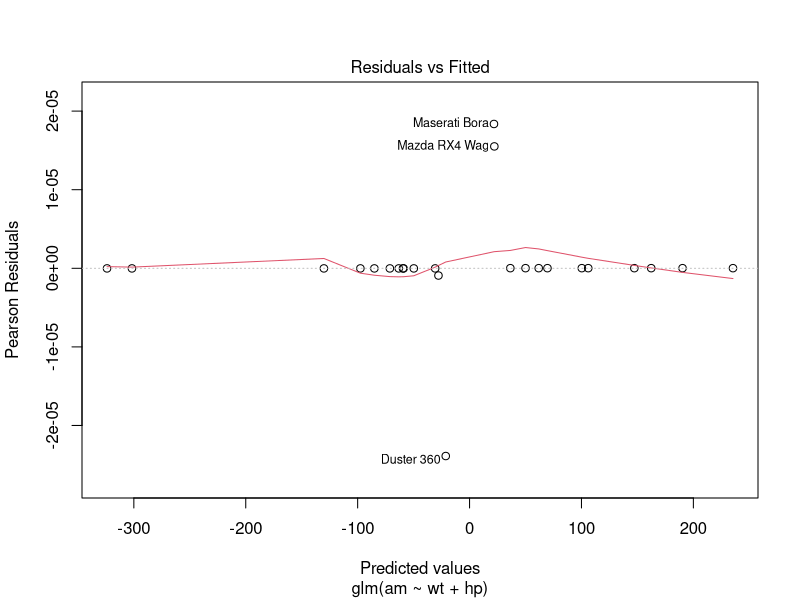
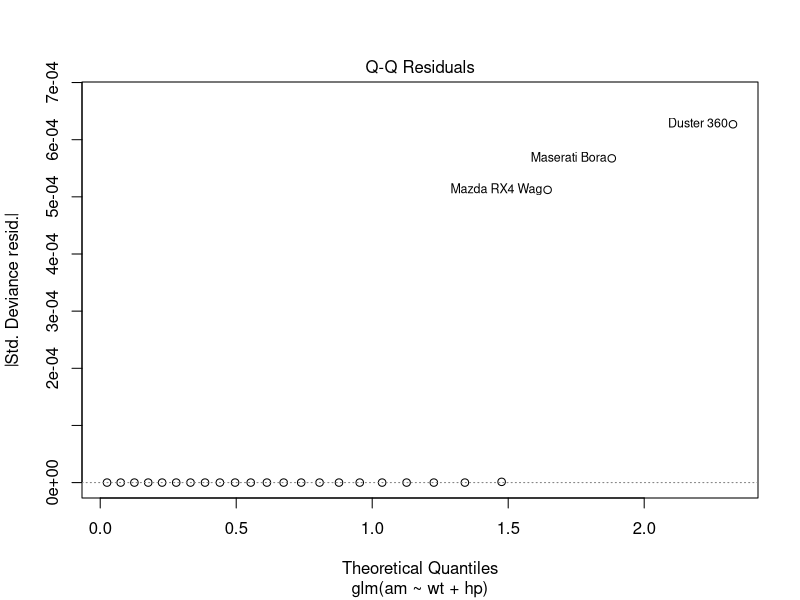
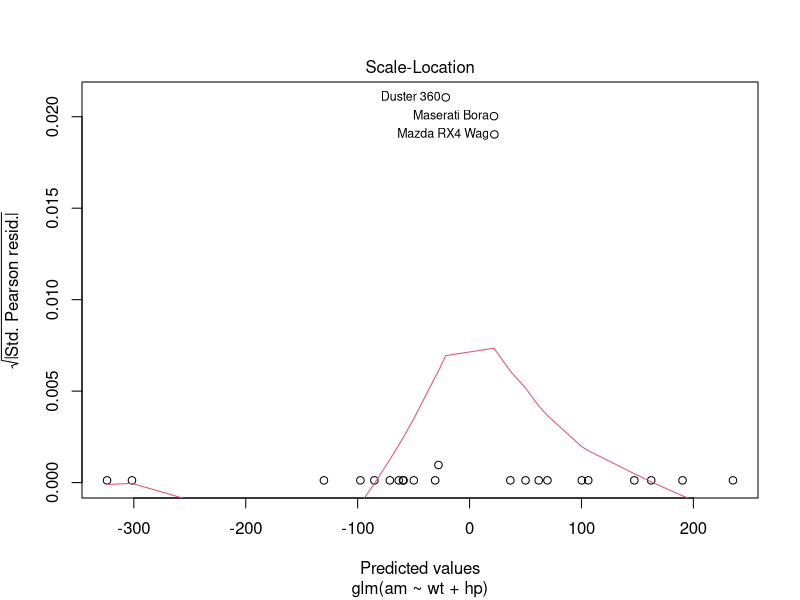
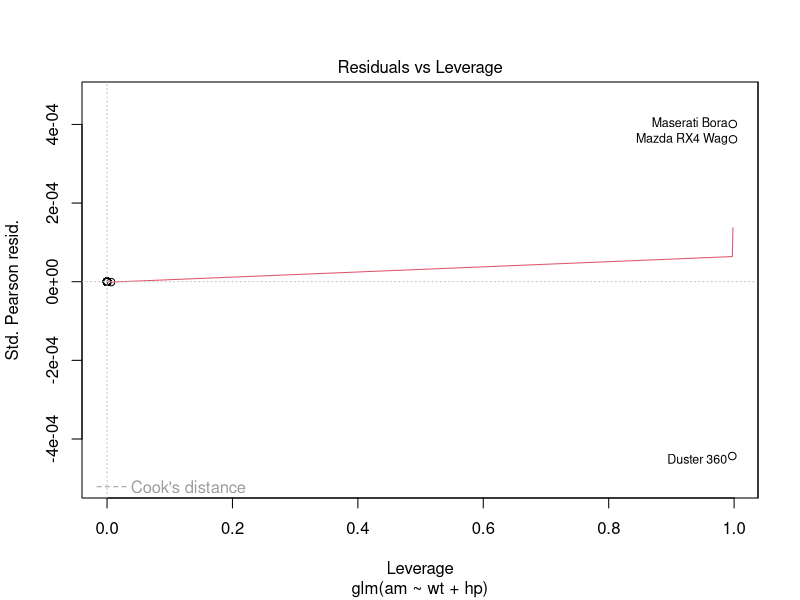

The R source for these figures, in order: (Note: this script raises an error after producing the figures.)
# Ajuste y evaluacion del mejor modelo para predecir el tipo de transmision d eun automovil

library(car)

set.seed(1313)

# Cargar los datos
datos <- mtcars
am <- factor(datos$am)
datos$am <- NULL
datos <- cbind(am, datos)

# Separar conjuntos de entrenamiento y prueba
n <- nrow(datos)
n_entrenamiento <- floor(0.8 * n)
muestra <- sample.int(n = n, size = n_entrenamiento, replace = FALSE)
entrenamiento <- datos[muestra, ]
prueba <- datos[-muestra, ]

# Ajustar modelo nulo
nulo <- glm(am ~ 1, family = binomial(link = "logit"), data = entrenamiento)

# Ajustar modelocompleto
cat("\n\n")
completo <- glm(am ~ ., family = binomial(link = "logit"),
                data = entrenamiento)

# Ajustar modelo con regresion escalonada
cat("Modelo con regresion escalonada\n")
cat("-------------------------------\n")
mejor <- step(nulo, scope = list(lowe = nulo, upper = completo),
              direction = "both", trace = 0)
print(summary(mejor))

# Verificacion de multicolinealidad
cat("Verificacion de multicolinealidad\n")
cat("---------------------------------\n")
cat("\nVIF:\n")
vifs <- vif(mejor)
print(vifs)
cat("\nPromedio VIF: ")
print(mean(vifs))

# Ajustar modelo con el peso como preductor
cat("modelo con el peso como predictor\n")
cat("---------------------------------\n")
modelo_peso <- glm(am ~ wt, family = binomial(link = "logit"),
                       data = entrenamiento)
print(summary(modelo_peso))

# Ajustar modelo con la potencia como predictor
cat("modelo con la potencia como predictor\n")
cat("---------------------------------\n")
modelo_potencia <- glm(am ~ hp, family = binomial(link = "logit"),
                       data = entrenamiento)
print(summary(modelo_potencia))

# Se puede ver que ninfuna de las varibales presenta un VIF superior a 10, el 
# promedio es bastante superior a 1, lo que confirma que le modelo puede tener 
# problemas, En consecuencia, no es recomendable usar este modelo.
# Se recomienda eliminar la variable con mayor VIF, pero en este caso son iguales.

# Comparar los modelos con el peso y la potencia como predictores
cat("\n\n")
cat("Likelihood Ratio Test para los modelos\n")
cat("--------------------------------------\n")
print(anova(modelo_peso, modelo_potencia, test = "LRT"))

# A modo de ejercicio,comparar el modelo obtenido mediante
# regresion escalonada con el que solo tiene el peso como predictor
cat("\n\n")
cat("Likelihood Ratio Test para los modelos\n")
cat("--------------------------------------\n")
print(anova(modelo_peso, mejor, test = "LRT"))
# En este caso la prueba anova no sirve, pues ambos modeos tiene igual cant de 
# predictores y no entrega un valor p. Sin embargo, podemos ver que el VIF del
# modelo con la potencia como prectir (37.444) es mas alto que para el modelo 
# con el peso como predictor (16.23). En consecuencia, este ultimo es mejor.


# Independencia de los residuos
cat("Verificacion de independencia de los residuos\n")
cat("---------------------------------------------\n")
print(durbinWatsonTest(modelo_peso, max.lag = 5))

# Detectar posibles valores atipicos
cat("Identificacion de posibles valores atipicos\n")
cat("-------------------------------------------\n")
plot(mejor)

# Obtener los residuos y las estadisticas
output <- data.frame(predicted.probabilities = fitted(modelo_peso))
output[["standardized.residuals"]] <- rstandard(modelo_peso)
output[["studentized.residuals"]] <- rstudent(modelo_peso)
output[["cooks.distance"]] <- cooks.distance(modelo_peso)
output[["dfbeta"]] <- dfbeta(modelo_peso)
output[["dffit"]] <- dffits(modelo_peso)
output[["leverage"]] <- hatvalues(modelo_peso)

# Evaluar residuos estandarizados que escapen a la normalidad.
# 95% de os residuos estandarizados deberian estar entre
# -1.96 y 1.96, y un 99% entre -2.58 y 2.58
sospechosos1 <- which(abs(output[["standardized.residuals"]]) > 1.96)
sospechosos1 <- sort(sospechosos2)
cat("\n\n")
cat("Residuos estandarizados fuera del 95% esperado\n")
cat("----------------------------------------------\n")
print(rownames(entrenamiento[sospechosos1, ]))

# Revisar casos con distancia de Cook mayor a uno
sospechosos2 <- which(output[["cooks.distance"]] > 1)
sospechosos2 <- sort(sospechosos2)
cat("\n\n")
cat("Residuos con una distancia de Cook alta\n")
cat("---------------------------------------\n")
print(rownames(entrenamiento[sospechosos2, ]))

# Revisar casos cuyo apalancamiento sea mas del doble
# o triple del apalancamiento promedio
leverage.promedio <- ncol(entrenamiento) / nrow(datos)
sospechosos3 <- which(output[["leverage"]] > leverage.promedio)
sospechosos3 <- sort(sospechosos3)
cat("\n\n")
cat("Residuales con levarage fuera de rango (> ")
cat("round(leverage.promedio, 3", ")", "\n", sep = "")
cat("--------------------------------------\n")
print(rownames(entrenamiento[sospechosos3, ]))

# Revisar casos con DFBeta >= 1
sospechosos4 <- which(apply(output[["dfbeta"]] >= 1, 1, any))
sospechosos4 <- sort(sospechosos4)
names(sospechosos4) <- NULL
cat("\n\n")
cat("Residuales con DFBeta sobre 1\n")
cat("-----------------------------\n")
print(rownames(entrenamiento[sospechosos4, ]))

# Detalle de las observaciones posiblemente atipicas
sospechosos <- c(sospechosos1, sospechosos2, sospechosos3, sospechosos4)
sospechosos <- sort(unique(sospechosos))
cat("\n\n")
cat("Casos sospechosos\n")
cat("-----------------\n")
print(entrenamient[sospechosos, ])
cat("\n\n")
print(output[sospechosos, ])

# CONCLUSIONES

# Al verificar los factores de inflación de la varianza de los predictores podemos apreciar que, 
# si bien ninguna de las variables presenta un VIF superior a 10, el promedio es bastante 
# superior a 1, lo que confirma que el modelo puede tener problemas. En consecuencia, no es 
# recomendable usar este modelo.

# Por regla general, se recomienda eliminar la variable con mayor VIF , pero en este caso ambos 
# son iguales. En consecuencia, se ajustan los dos modelos posibles Y LUEGO SE COMPARAN.
# Pero en este caso la prueba ANOVA no sirve, pues ambos modelos tienen igual cantidad de predictores 
# y no entrega un valor p. Sin embargo, podemos ver que el VIF del modelo con la potencia como predictor 
# (VIF = 37, 444) es más alto que para el modelo con el peso como predictor (VIF = 16, 23). En consecuencia, 
# este último parece ser mejor.

# A modo de ejercicio, a pesar de que lo descartamos por tener problemas de colinealidad, comparamos 
# el modelo obtenido mediante regresión escalonada con el que tiene al peso como variable predictora, 
# obteniendo como resultado un valor p < 0, 001. Puesto que el valor p obtenido es 
# significativo, la prueba arroja que el modelo más complejo (es decir, el que tiene dos predictores) 
# reduce la varianza de los residuos de forma significativa (¡llegando a cero!).

# Sin embargo, aún resta verificar el cumplimiento de la condición de independencia de los residuos, 
# para lo cual, al igual que con modelos de regresión lineal, empleamos la prueba de Durbin-Watson 
# (script 15.3, línea 75), cuyo resultado mostramos en la figura 15.15, donde podemos notar que, 
# aunque cerca del borde para α = 0, 05, los residuos son independientes.

# Una vez verificadas las condiciones, podemos concluir que el modelo es adecuado y puede ser generalizado.